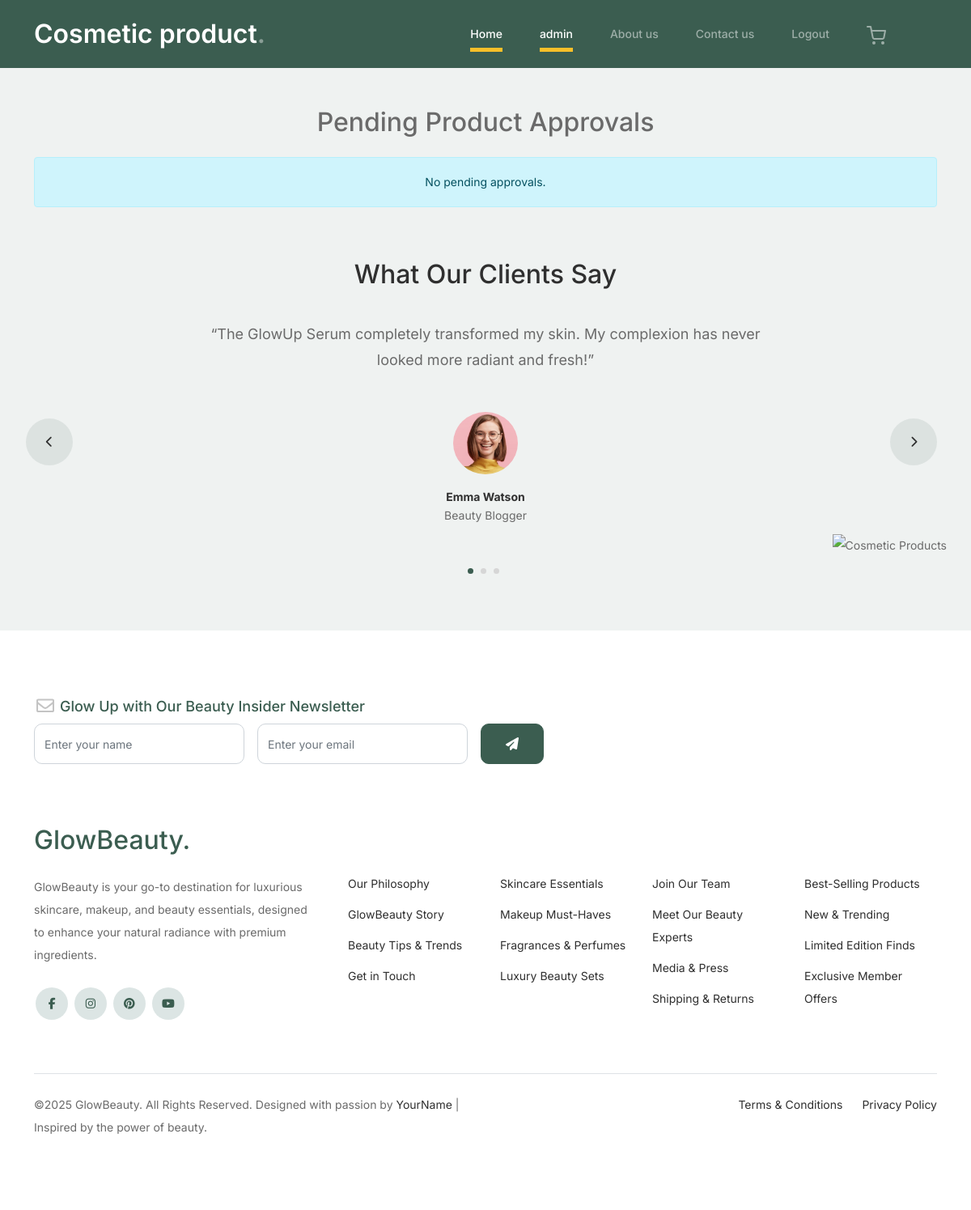
Page /doctor-dashboard/ (signed in) on the earlier database version.
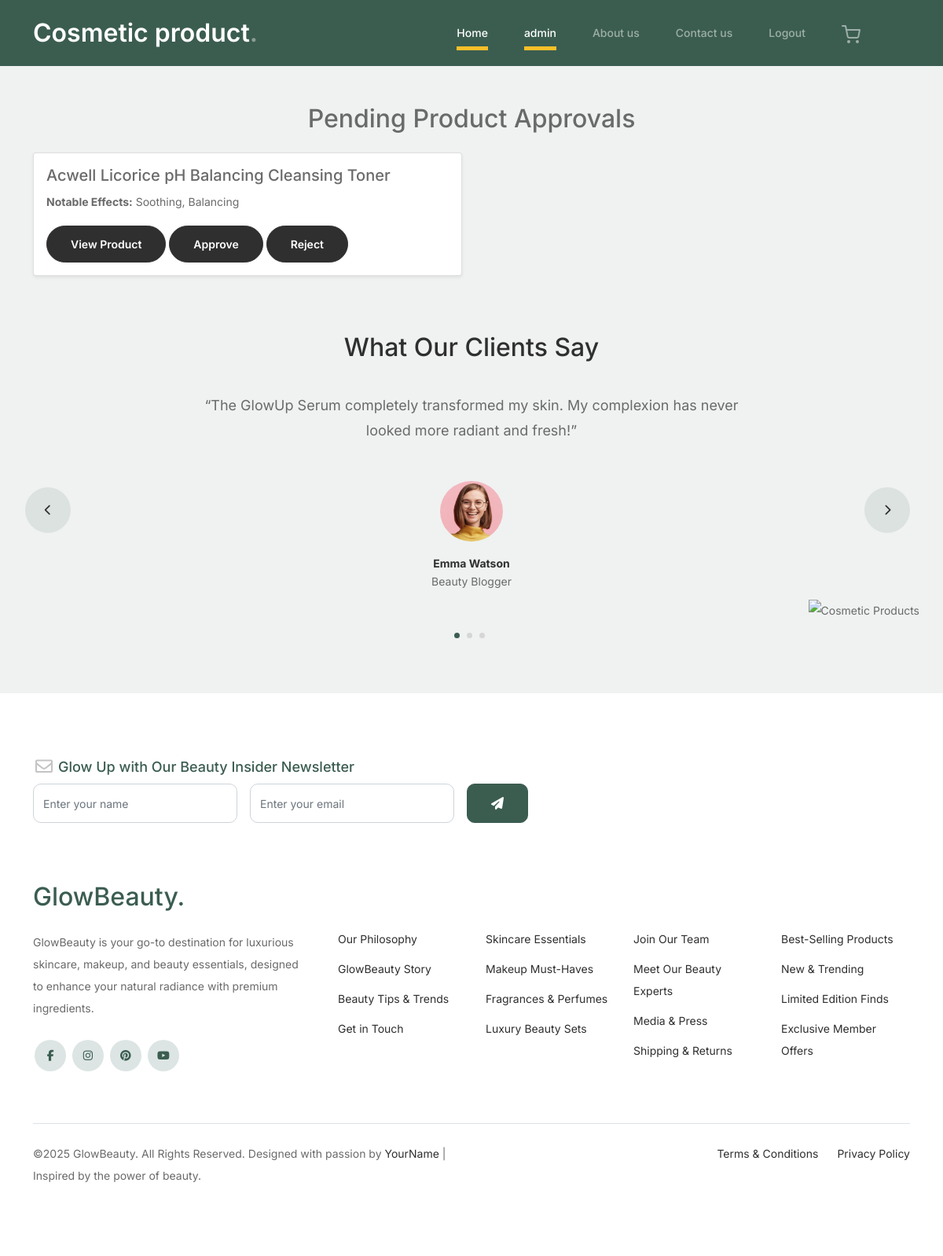
Same page on the later database version.
### doctors/models.py (models this page shows)
class ProductRecommendation(models.Model):
    user = models.ForeignKey(User, on_delete=models.CASCADE)
    product_name = models.CharField(max_length=255)
    product_href = models.URLField()
    notable_effects = models.TextField()
    doctor = models.ForeignKey(Doctor, on_delete=models.SET_NULL, null=True, blank=True)
    status_choices = [
        ('pending', 'Pending'),
        ('approved', 'Approved'),
        ('rejected', 'Rejected'),
    ]
    status = models.CharField(max_length=10, choices=status_choices, default='pending')

### doctors/views.py (the view, shortened to what this page needs)
# urls.py: path('doctor-dashboard/', views.doctor_dashboard, name='doctor_dashboard'),
@login_required
def doctor_dashboard(request):
    try:
        doctor = Doctor.objects.get(user=request.user)
    except Doctor.DoesNotExist:
        messages.error(request, "You are not registered as a doctor.")
        return redirect('home_page')  # Redirect to a relevant page
    pending_requests = ProductRecommendation.objects.filter(doctor=doctor, status='pending')
    return render(request, 'doctors/dashboard.html', {'pending_requests': pending_requests})

### doctors/templates/doctors/dashboard.html (shortened to what this page needs)
{% extends './base.html' %}
{% load static %}
{% block content %}
<div class="container mt-5">
    <h2 class="text-center mb-4">Pending Product Approvals</h2>
    {% if pending_requests %}
        <div class="row">
            {% for request in pending_requests %}
                <div class="col-md-6 mb-4">
                    <div class="card shadow-sm">
                        <div class="card-body">
                            <h5 class="card-title">{{ request.product_name }}</h5>
                            <p class="card-text"><strong>Notable Effects:</strong> {{ request.notable_effects }}</p>
                            <a href="{{ request.product_href }}" target="_blank" class="btn btn-info btn-sm">View Product</a>
                            <form method="post" class="mt-3 d-inline">
                                <button type="submit" name="action" value="approve" class="btn btn-success btn-sm">Approve</button>
                                <button type="submit" name="action" value="reject" class="btn btn-danger btn-sm">Reject</button>
                            </form>
                        </div>
                    </div>
                </div>
            {% endfor %}
        </div>
    {% else %}
        <div class="alert alert-info text-center">No pending approvals.</div>
    {% endif %}
</div>
{% endblock %}

### doctors/templates/doctors/base.html (shortened to what this page needs)
{% load static %}
<!doctype html>
<html lang="en">
<head>
		<link href="{% static 'css/bootstrap.min.css' %}" rel="stylesheet">
		<link href="{% static 'https://cdnjs.cloudflare.com/ajax/libs/font-awesome/6.0.0-beta3/css/all.min.css' %}" rel="stylesheet">
		<link href="{% static 'css/tiny-slider.css' %}" rel="stylesheet">
		<link href="{% static 'css/style.css' %}" rel="stylesheet">
	</head>
	<body>
		<nav class="custom-navbar navbar navbar navbar-expand-md navbar-dark bg-dark" arial-label="Furni navigation bar">
			<div class="container">
				<a class="navbar-brand" href="#">Cosmetic product<span>.</span></a>
				<div class="collapse navbar-collapse" id="navbarsFurni">
					<ul class="custom-navbar-nav navbar-nav ms-auto mb-2 mb-md-0">
                        {% if user.is_authenticated %}
						<li class="nav-item active">
							<a class="nav-link" href="{% url 'home_page' %}">Home</a>
						</li>
                        <li class="nav-item active">
							<a class="nav-link" href="{% url 'doctor_dashboard' %}">admin</a>
						</li>
						<li><a class="nav-link" href="">About us</a></li>
						<li><a class="nav-link" href="">Contact us</a></li>
                        <li><a class="nav-link" href="{% url 'logout' %}">Logout</a></li>
						<li><a class="nav-link" href=""><img src="{% static 'images/cart.svg' %}"></a></li>
                        {% else %}
                        <li><a class="nav-link" href="{% url 'login' %}">Login</a></li>
                        <li><a class="nav-link" href="{% url 'register' %}">Dr_signup</a></li>
						<li><a class="nav-link" href="{% url 'user_register' %}">sign up</a></li>
                        {% endif %}
					</ul>
				</div>
			</div>
		</nav>
        {% block content %} {% endblock %}
<div class="testimonial-section">
    <div class="container">
        <div class="row">
            <div class="col-lg-7 mx-auto text-center">
                <h2 class="section-title">What Our Clients Say</h2>
            </div>
        </div>
        <div class="row justify-content-center">
            <div class="col-lg-12">
                <div class="testimonial-slider-wrap text-center">
                    <div id="testimonial-nav">
                        <span class="prev" data-controls="prev"><span class="fa fa-chevron-left"></span></span>
                        <span class="next" data-controls="next"><span class="fa fa-chevron-right"></span></span>
                    </div>
                    <div class="testimonial-slider">
                        <div class="item">
                            <div class="row justify-content-center">
                                <div class="col-lg-8 mx-auto">
                                    <div class="testimonial-block text-center">
                                        <blockquote class="mb-5">
                                            <p>&ldquo;The GlowUp Serum completely transformed my skin. My complexion has never looked more radiant and fresh!&rdquo;</p>
                                        </blockquote>
                                        <div class="author-info">
                                            <div class="author-pic">
                                                <img src="{% static 'images/person-1.png' %}" alt="Emma Watson" class="img-fluid">
                                            </div>
                                            <h3 class="font-weight-bold">Emma Watson</h3>
                                            <span class="position d-block mb-3">Beauty Blogger</span>
                                        </div>
                                    </div>
                                </div>
                            </div>
                        </div>
                        <div class="item">
                            <div class="row justify-content-center">
                            </div>
                        </div>
                        <div class="item">
                            <div class="row justify-content-center">
                            </div>
                        </div>
                    </div>
                </div>
            </div>
        </div>
    </div>
</div>
<footer class="footer-section">
    <div class="container relative">
        <div class="sofa-img">
            <img src="{% static 'images/cosmetic-products.png' %}" alt="Cosmetic Products" class="img-fluid">
        </div>
        <div class="row">
            <div class="col-lg-8">
                <div class="subscription-form">
                    <h3 class="d-flex align-items-center">
                        <span class="me-1">
                            <img src="{% static 'images/envelope-outline.svg' %}" alt="Subscribe" class="img-fluid">
                        </span>
                        <span>Glow Up with Our Beauty Insider Newsletter</span>
                    </h3>
                    <form action="#" class="row g-3">
                        <div class="col-auto">
                            <input type="text" class="form-control" placeholder="Enter your name">
                        </div>
                        <div class="col-auto">
                            <input type="email" class="form-control" placeholder="Enter your email">
                        </div>
                        <div class="col-auto">
                            <button class="btn btn-primary">
                                <span class="fa fa-paper-plane"></span>
                            </button>
                        </div>
                    </form>
                </div>
            </div>
        </div>
        <div class="row g-5 mb-5">
            <div class="col-lg-4">
                <div class="mb-4 footer-logo-wrap">
                    <a href="#" class="footer-logo">GlowBeauty<span>.</span></a>
                </div>
                <p class="mb-4">GlowBeauty is your go-to destination for luxurious skincare, makeup, and beauty essentials, designed to enhance your natural radiance with premium ingredients.</p>
                <ul class="list-unstyled custom-social">
                    <li><a href="#"><span class="fa fa-brands fa-facebook-f"></span></a></li>
                    <li><a href="#"><span class="fa fa-brands fa-instagram"></span></a></li>
                    <li><a href="#"><span class="fa fa-brands fa-pinterest"></span></a></li>
                    <li><a href="#"><span class="fa fa-brands fa-youtube"></span></a></li>
                </ul>
            </div>
            <div class="col-lg-8">
                <div class="row links-wrap">
                    <div class="col-6 col-sm-6 col-md-3">
                        <ul class="list-unstyled">
                            <li><a href="#">Our Philosophy</a></li>
                            <li><a href="#">GlowBeauty Story</a></li>
                            <li><a href="#">Beauty Tips & Trends</a></li>
                            <li><a href="#">Get in Touch</a></li>
                        </ul>
                    </div>
                    <div class="col-6 col-sm-6 col-md-3">
                        <ul class="list-unstyled">
                            <li><a href="#">Skincare Essentials</a></li>
                            <li><a href="#">Makeup Must-Haves</a></li>
                            <li><a href="#">Fragrances & Perfumes</a></li>
                            <li><a href="#">Luxury Beauty Sets</a></li>
                        </ul>
                    </div>
                    <div class="col-6 col-sm-6 col-md-3">
                        <ul class="list-unstyled">
                            <li><a href="#">Join Our Team</a></li>
                            <li><a href="#">Meet Our Beauty Experts</a></li>
                            <li><a href="#">Media & Press</a></li>
                            <li><a href="#">Shipping & Returns</a></li>
                        </ul>
                    </div>
                    <div class="col-6 col-sm-6 col-md-3">
                        <ul class="list-unstyled">
                            <li><a href="#">Best-Selling Products</a></li>
                            <li><a href="#">New & Trending</a></li>
                            <li><a href="#">Limited Edition Finds</a></li>
                            <li><a href="#">Exclusive Member Offers</a></li>
                        </ul>
                    </div>
                </div>
            </div>
        </div>
        <div class="border-top copyright">
            <div class="row pt-4">
                <div class="col-lg-6">
                    <p class="mb-2 text-center text-lg-start">
                        &copy;<script>document.write(new Date().getFullYear());</script> GlowBeauty. All Rights Reserved.
                        Designed with passion by <a href="#">YourName</a> | Inspired by the power of beauty.
                    </p>
                </div>
                <div class="col-lg-6 text-center text-lg-end">
                    <ul class="list-unstyled d-inline-flex ms-auto">
                        <li class="me-4"><a href="#">Terms &amp; Conditions</a></li>
                        <li><a href="#">Privacy Policy</a></li>
                    </ul>
                </div>
            </div>
        </div>
    </div>
</footer>
</body>
</html>

### static/css/tiny-slider.css (style rules this page uses)
.tns-slider { -webkit-transition:all 0s;-moz-transition:all 0s;transition:all 0s }
.tns-slider>.tns-item { -webkit-box-sizing:border-box;-moz-box-sizing:border-box;box-sizing:border-box }
.tns-horizontal.tns-subpixel { white-space:nowrap }
.tns-horizontal.tns-subpixel>.tns-item { display:inline-block;vertical-align:top;white-space:normal }

Differences in the rows shown:
added ProductRecommendation: product_name "Acwell Licorice pH Balancing Cleansing Toner", notable_effects "Soothing, Balancing"
Other differences:
text no longer shown: "No pending approvals."
